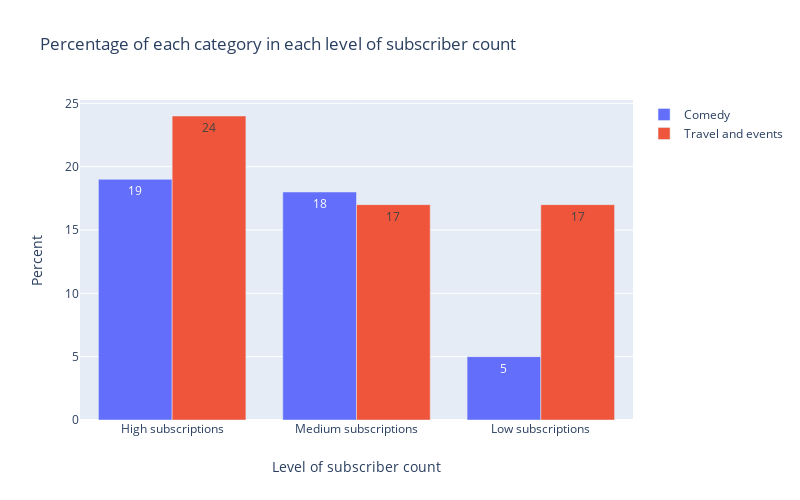

The notebook cell saved with this chart:
### Code cell
labels = ["High subscriptions","Medium subscriptions",  "Low subscriptions",]

fig = go.Figure(data=[
    go.Bar(name='Comedy', x=labels, y=[19, 18,  5], text=[19, 18,  5],
            textposition='auto',),
    go.Bar(name='Travel and events', x=labels, y=[24, 17, 17], text=[24, 17, 17],
            textposition='auto',),
])
# Change the bar mode
fig.update_layout(barmode='group')
fig.update_layout(title="Percentage of each category in each level of subscriber count")
fig.update_layout(yaxis_title="Percent")
fig.update_layout(xaxis_title="Level of subscriber count")
fig.update_layout(autosize=False, height=500, width=800)
fig.show()

### Figure 1 — Plotly figure (JSON) as saved in the notebook; plotly's stock layout.template omitted (floating-point values rounded to 4 significant figures)
{"data": [{"name": "Comedy", "text": ["19", "18", "5"], "textposition": "auto", "type": "bar", "x": ["High subscriptions", "Medium subscriptions", "Low subscriptions"], "y": [19, 18, 5]}, {"name": "Travel and events", "text": ["24", "17", "17"], "textposition": "auto", "type": "bar", "x": ["High subscriptions", "Medium subscriptions", "Low subscriptions"], "y": [24, 17, 17]}], "layout": {"autosize": false, "barmode": "group", "height": 500, "title": {"text": "Percentage of each category in each level of subscriber count"}, "width": 800, "xaxis": {"title": {"text": "Level of subscriber count"}}, "yaxis": {"title": {"text": "Percent"}}}}
